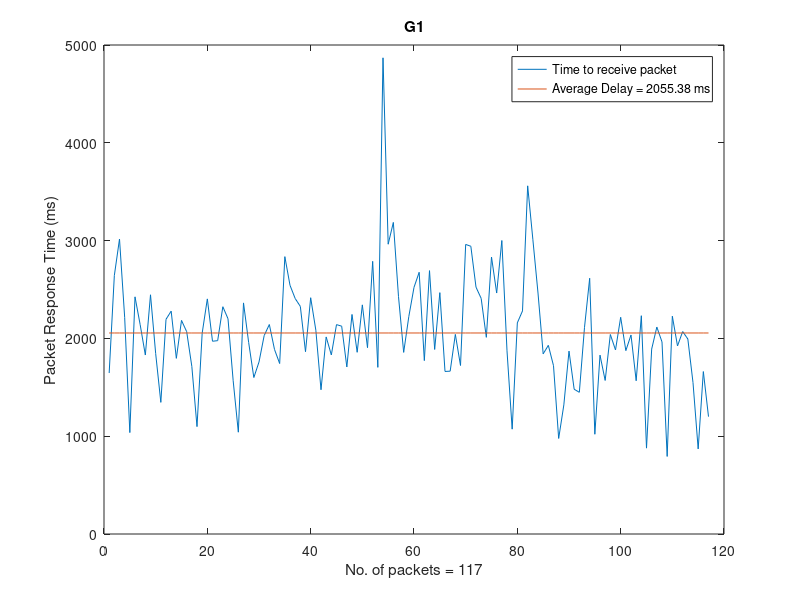
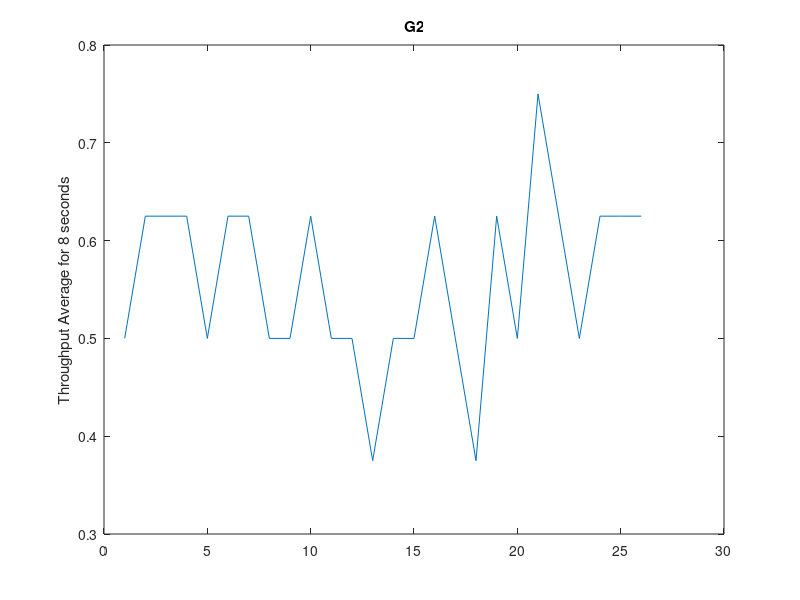
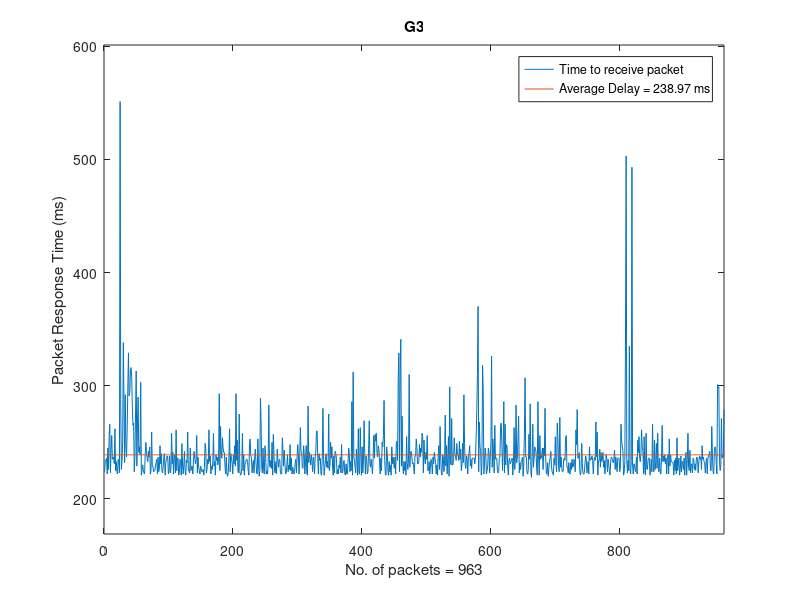
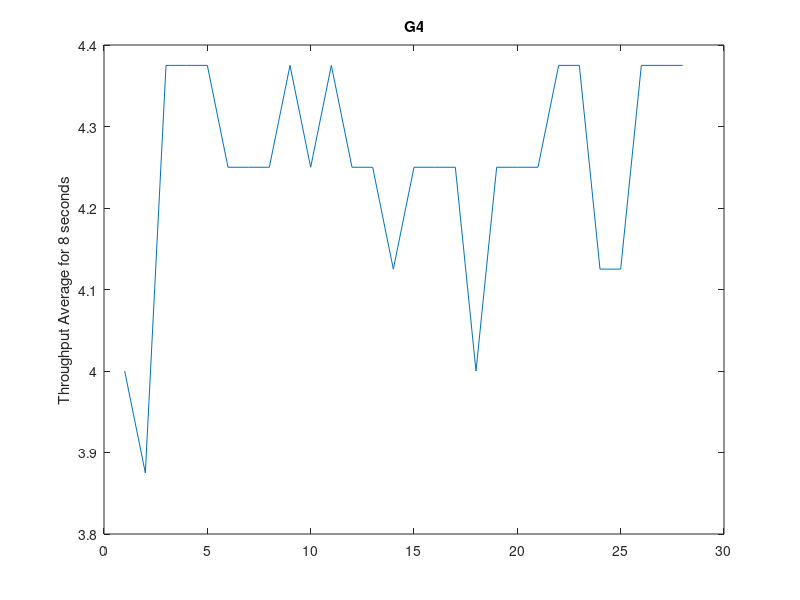

Reproduce these figures in MATLAB, in order. (Note: this script raises an error after producing the figures.)
% Copyright© KORO
%%plot file for Java Socket Programming
format compact;
clear;
close all;
clc;
dir='\Plots\';
mkdir(dir);

%%Echo with delay G1-------------------------------------------------------
ba=fopen("E4015_DELAY.txt");
b=fscanf(ba,'%f');
fclose(ba);
bn=length(b);
t=1:bn;
bavg=zeros(1,bn);
bavg(:)=sum(b)/bn;
figure();
plot(t,b);
hold on;
plot(t,bavg);
title("G1");
xlabel(sprintf('No. of packets = %i',bn));
ylabel('Packet Response Time (ms)');
legend("Time to receive packet",sprintf('Average Delay = %.2f ms',bavg(1)));
saveas(gcf,fullfile('Plots','G1.png'));

clear;

%%Echo with delay G2 8sec ------------------------------------------------
ba=fopen("E4015_DELAY.txt");
b=fscanf(ba,'%f');
fclose(ba);
bn=length(b);
y=[];
ms=0;
nop=0;
for i=1:bn
    ms=ms+b(i);
    nop=nop+1;
    if ms>8000
        y1=nop/8;
        y=[y y1];
        nop=0;
        ms=0;
    end
end
figure();
plot(1:length(y),y);
title("G2");
ylabel('Throughput Average for 8 seconds');
saveas(gcf,fullfile('Plots','G2.png'));

clear;

%%Echo without delay G3-------------------------------------------------
ba=fopen("E4015_NO_DELAY.txt");
b=fscanf(ba,'%f');
fclose(ba);
bn=length(b);
t=1:bn;
bavg=zeros(1,bn);
bavg(:)=sum(b)/bn;
figure();
plot(t,b);
hold on;
plot(t,bavg);
title("G3");
axis([0 bn min(b)-50 max(b)+50]);
xlabel(sprintf('No. of packets = %i',bn));
ylabel('Packet Response Time (ms)');
legend("Time to receive packet",sprintf('Average Delay = %.2f ms',bavg(1)));
saveas(gcf,fullfile('Plots','G3.png'));

clear;

%%Echo without delay G4 8sec ----------------------------------------------
ba=fopen("E4015_NO_DELAY.txt");
b=fscanf(ba,'%f');
fclose(ba);
bn=length(b);
y=[];
ms=0;
nop=0;
for i=1:bn
    ms=ms+b(i);
    nop=nop+1;
    if ms>8000
        y1=nop/8;
        y=[y y1];
        nop=0;
        ms=0;
    end
end
figure();
plot(1:length(y),y);
title("G4");
ylabel('Throughput Average for 8 seconds');
saveas(gcf,fullfile('Plots','G4.png'));

clear;

%%Echo with delay G5 histogram ------------------------------------------
ba=fopen("E4015_DELAY.txt");
b=fscanf(ba,'%f');
fclose(ba);
bn=length(b);
%t=1:bn;
%bavg=zeros(1,bn);
%bavg(:)=sum(b)/bn;
mt=sum(b)/bn;
disp("mt");
disp(mt);
for i=1:bn
    c(i)=b(i)*b(i);
end
cmt=sum(c)/bn;
dmt=mt*mt;
d=cmt-dmt;
disp("d");
disp(d);
figure();
histogram(b);
title("G5");
xlabel('Packet Response Time (ms)');
ylabel(sprintf('No. of packets '));
saveas(gcf,fullfile('Plots','G5.png'));

clear;

%%Echo with delay G6 histogram 8 sec -------------------------------------
ba=fopen("E4015_DELAY.txt");
b=fscanf(ba,'%f');
fclose(ba);
bn=length(b);
y=[];
ms=0;
nop=0;
for i=1:bn
    ms=ms+b(i);
    nop=nop+1;
    if ms>8000
        y1=nop/8;
        y=[y y1];
        nop=0;
        ms=0;
    end
end
figure();
histogram(y,4);
title("G6");
%axis([0 bn min(b)-50 max(b)+50]);
xlabel('Packet Response Time (ms)');
ylabel(sprintf('No. of packets '));
saveas(gcf,fullfile('Plots','G6.png'));

clear;

%%Echo with delay G7 histogram --------------------------------------------
ba=fopen("E4015_NO_DELAY.txt");
b=fscanf(ba,'%f');
fclose(ba);
%bn=length(b);
%t=1:bn;
%bavg=zeros(1,bn);
%bavg(:)=sum(b)/bn;
figure();
histogram(b);
title("G7");
%axis([0 bn min(b)-50 max(b)+50]);
xlabel('Packet Response Time (ms)');
ylabel(sprintf('No. of packets '));
saveas(gcf,fullfile('Plots','G7.png'));

clear;

%%Echo without delay G8 histogram 8 sec------------------------------------
ba=fopen("E4015_NO_DELAY.txt");
b=fscanf(ba,'%f');
fclose(ba);
bn=length(b);
y=[];
ms=0;
nop=0;
for i=1:bn
    ms=ms+b(i);
    nop=nop+1;
    if ms>8000
        y1=nop/8;
        y=[y y1];
        nop=0;
        ms=0;
    end
end
figure();
histogram(y,8);
%axis([4 4.5 0 length(b)]);
title("G8");
%axis([4 bn min(b)-50 max(b)+50]);
xlabel('Packet Response Time (ms)');
ylabel(sprintf('No. of packets '));
saveas(gcf,fullfile('Plots','G8.png'));

clear;

%%Echo without delay R1 histogram 8 sec
ba=fopen("E4015_DELAY.txt");
b=fscanf(ba,'%f');
fclose(ba);
bn=length(b);
t=1:bn;
%bavg=zeros(1,bn);
%bavg(:)=sum(b)/bn;
a=0.8;
bt=0.9;
c=3;
srtt=zeros(1,bn);
srtt(1)=(1-a)*b(1);
for i=2:bn 
    srtt(i)=a*srtt(i-1)+(1-a)*b(i);
end
sigma=zeros(1,bn);
sigma(1)=(1-bt)*abs(srtt(1)-b(1));
for i=2:bn
    sigma(i)=bt*sigma(i-1)+(1-bt)*abs(srtt(i)-b(i));
end
rto=zeros(1,bn);   
for i=1:bn
    rto(i)=srtt(i)+c*sigma(i);
end
figure();
plot(t,b);
hold on;
plot(t,srtt);
hold on;
plot(t,sigma);
hold on;
plot(t,rto);
hold on;
title("R1");
legend("RTT","SRTT","σrtt","RΤΟ");
%axis([4 bn min(b)-50 max(b)+50]);
saveas(gcf,fullfile('Plots','R1.png'));

clear;

%%DPCM freq generator G9---------------------------------------------------
ba=fopen("generator_DPCM_Samples");
b=fscanf(ba,'%f');
fclose(ba);
bn=length(b);
t=1:bn;
%bavg=zeros(1,bn);
%bavg(:)=sum(b)/bn;
figure();
plot(t,b);
xlim([0 2000]);
title("G9");
%axis([4 bn min(b)-50 max(b)+50]);
%xlabel('Packet Response Time (ms)');
%ylabel(sprintf('No. of packets '));
saveas(gcf,fullfile('Plots','G9.png'));

clear;

%%DPCM Waveform part of song 1 G10----------------------------------------
ba=fopen("song1_DPCM_Samples");
b=fscanf(ba,'%f');
fclose(ba);
bn=length(b);
t=1:bn;
%bavg=zeros(1,bn);
%bavg(:)=sum(b)/bn;
figure();
plot(t,b);
xlim([0 2000]);
title("G10");
%axis([4 bn min(b)-50 max(b)+50]);
%xlabel('Packet Response Time (ms)');
%ylabel(sprintf('No. of packets '));
saveas(gcf,fullfile('Plots','G10.png'));

clear;

%%DPCM sub song G11 ---------------------------------------------------
ba=fopen("song1_DPCM_Subs");
b=fscanf(ba,'%f');
fclose(ba);
%bn=length(b);
%t=1:bn;
%bavg=zeros(1,bn);
%bavg(:)=sum(b)/bn;
figure();
histogram(b);
%axis([0 2000 -150 150]);
title("G11");
%axis([4 bn min(b)-50 max(b)+50]);
%xlabel('Packet Response Time (ms)');
%ylabel(sprintf('No. of packets '));
saveas(gcf,fullfile('Plots','G11.png'));

clear;

%%DPCM sub freq G12 -----------------------------------------------------
ba=fopen("song1_AQ-DPCM_Subs");
b=fscanf(ba,'%f');
fclose(ba);
%bn=length(b);
%t=1:bn;
%bavg=zeros(1,bn);
%bavg(:)=sum(b)/bn;
figure();
histogram(b);
title("G12");
%axis([4 bn min(b)-50 max(b)+50]);
%xlabel('Packet Response Time (ms)');
%ylabel(sprintf('No. of packets '));
saveas(gcf,fullfile('Plots','G12.png'));

clear;

%%DPCM sub song G13 ------------------------------------------------------
ba=fopen("song1_DPCM_Samples");
b=fscanf(ba,'%f');
fclose(ba);
%bn=length(b);
%t=1:bn;
%bavg=zeros(1,bn);
%bavg(:)=sum(b)/bn;
figure();
histogram(b);
%axis([0 2000 -150 150]);
title("G13");
%axis([4 bn min(b)-50 max(b)+50]);
%xlabel('Packet Response Time (ms)');
%ylabel(sprintf('No. of packets '));
saveas(gcf,fullfile('Plots','G13.png'));

clear;

%%DPCM sub song G14-------------------------------------------------------
ba=fopen("song1_AQ-DPCM_Samples");
b=fscanf(ba,'%f');
fclose(ba);
%bn=length(b);
%t=1:bn;
%bavg=zeros(1,bn);
%bavg(:)=sum(b)/bn;
figure();
histogram(b);
%axis([0 2000 -150 150]);
title("G14");
%axis([4 bn min(b)-50 max(b)+50]);
%xlabel('Packet Response Time (ms)');
%ylabel(sprintf('No. of packets '));
saveas(gcf,fullfile('Plots','G14.png'));

clear;

%%DPCM sub song G15-------------------------------------------------------
ba=fopen("song1_AQ-DPCM_M");
b=fscanf(ba,'%f');
fclose(ba);
bn=length(b);
t=1:bn;
%bavg=zeros(1,bn);
%bavg(:)=sum(b)/bn;
figure();
plot(t,b);
xlim([0 300]);
title("G15");
%axis([4 bn min(b)-50 max(b)+50]);
%xlabel('Packet Response Time (ms)');
%ylabel(sprintf('No. of packets '));
saveas(gcf,fullfile('Plots','G15.png'));

clear;

clear;

%%DPCM sub song G16--------------------------------------------------------
ba=fopen("song1_AQ-DPCM_B");
b=fscanf(ba,'%f');
fclose(ba);
bn=length(b);
t=1:bn;
%bavg=zeros(1,bn);
%bavg(:)=sum(b)/bn;
figure();
plot(t,b);
%axis([0 2000 -150 150]);
title("G16");
%axis([4 bn min(b)-50 max(b)+50]);
%xlabel('Packet Response Time (ms)');
%ylabel(sprintf('No. of packets '));
saveas(gcf,fullfile('Plots','G16.png'));

clear;

%%DPCM sub song G17-------------------------------------------------------
ba=fopen("song2_AQ-DPCM_M");
b=fscanf(ba,'%f');
fclose(ba);
bn=length(b);
t=1:bn;
%bavg=zeros(1,bn);
%bavg(:)=sum(b)/bn;
figure();
plot(t,b);
%axis([0 2000 -150 150]);
title("G17");
%axis([4 bn min(b)-50 max(b)+50]);
%xlabel('Packet Response Time (ms)');
%ylabel(sprintf('No. of packets '));
saveas(gcf,fullfile('Plots','G17.png'));

clear;

%%DPCM sub song G18-------------------------------------------------------
ba=fopen("song2_AQ-DPCM_B");
b=fscanf(ba,'%f');
fclose(ba);
bn=length(b);
t=1:bn;
%bavg=zeros(1,bn);
%bavg(:)=sum(b)/bn;
figure();
plot(t,b);
%axis([0 2000 -150 150]);
title("G18");
%axis([4 bn min(b)-50 max(b)+50]);
%xlabel('Packet Response Time (ms)');
%ylabel(sprintf('No. of packets '));
saveas(gcf,fullfile('Plots','G18.png'));

%%DPCM sub song G19-G20-------------------------------------------------------
fileName1 = 'ITHAKICOPTER.json'; % filename in JSON extension
fid1 = fopen(fileName1); % Opening the file
raw1 = fread(fid1,inf); % Reading the contents
str1 = char(raw1'); % Transformation
fclose(fid1); % Closing the file
data1 = jsondecode(str1);
lmotor=[0;0;0;0;0;0;0;0;0;0;0;0;0;0;0;0;0;0;0;0;0;0;0;0;0;0;0;160;160;160;160;160;160;160;160;160;160;160;160;160;160;160;160;160;160;160;160;160;160;160;160;160;158;156;154;152;150;148;146;144;142;140;138;136;134;132;130;109;69;29;0;0;0;0;0;0;0;180;180;180]';
rmotor=[0;0;0;0;0;0;0;0;0;0;0;0;0;0;0;0;0;0;0;0;0;0;0;0;0;0;0;160;160;160;160;160;160;160;160;160;160;160;160;160;160;160;160;160;160;160;160;160;160;160;160;160;158;156;154;152;150;148;146;144;142;140;138;136;134;132;130;109;69;29;0;0;0;0;0;0;0;180;180;180]';
altitude1 =[72;72;72;72;72;72;72;72;72;72;72;72;72;72;72;72;72;72;72;72;72;72;72;72;72;72;72;74;74;74;73;74;74;74;74;74;74;74;73;74;74;74;74;74;74;74;73;74;74;74;74;73;74;73;73;73;73;73;73;73;73;73;74;74;73;73;73;73;72;72;72;72;72;72;72;72;72;72;85;110]';
temperature=[24.1600000000000;24.1600000000000;24.1600000000000;24.1600000000000;24.1600000000000;24.1700000000000;24.1700000000000;24.1600000000000;24.1600000000000;24.1600000000000;24.1600000000000;24.1600000000000;24.1600000000000;24.1600000000000;24.1600000000000;24.1600000000000;24.1600000000000;24.1400000000000;24.1400000000000;24.1400000000000;24.1400000000000;24.1800000000000;24.1800000000000;24.1600000000000;24.1600000000000;24.1400000000000;24.1400000000000;24.1400000000000;24.1400000000000;24.1400000000000;24.1400000000000;24.1600000000000;24.1600000000000;24.1400000000000;24.1400000000000;24.1400000000000;24.1400000000000;24.1400000000000;24.1400000000000;24.1400000000000;24.1400000000000;24.1400000000000;24.1400000000000;24.1400000000000;24.1400000000000;24.1400000000000;24.1400000000000;24.1400000000000;24.1400000000000;24.1400000000000;24.1400000000000;24.1300000000000;24.1300000000000;24.1400000000000;24.1400000000000;24.1400000000000;24.1400000000000;24.1400000000000;24.1400000000000;24.1400000000000;24.1400000000000;24.1600000000000;24.1600000000000;24.1400000000000;24.1400000000000;24.1600000000000;24.1600000000000;24.1600000000000;24.1600000000000;24.1600000000000;24.1600000000000;24.1600000000000;24.1600000000000;24.1400000000000;24.1400000000000;24.1800000000000;24.1800000000000;24.1700000000000;24.1700000000000;24.1900000000000]';
pressure=[1010.58000000000;1010.58000000000;1010.58000000000;1010.53000000000;1010.53000000000;1010.55000000000;1010.55000000000;1010.58000000000;1010.58000000000;1010.53000000000;1010.53000000000;1010.58000000000;1010.58000000000;1010.48000000000;1010.48000000000;1010.55000000000;1010.55000000000;1010.54000000000;1010.54000000000;1010.51000000000;1010.51000000000;1010.57000000000;1010.57000000000;1010.44000000000;1010.44000000000;1010.52000000000;1010.52000000000;1010.50000000000;1010.50000000000;1010.47000000000;1010.47000000000;1010.49000000000;1010.49000000000;1010.46000000000;1010.46000000000;1010.47000000000;1010.47000000000;1010.49000000000;1010.49000000000;1010.46000000000;1010.46000000000;1010.52000000000;1010.52000000000;1010.54000000000;1010.54000000000;1010.57000000000;1010.57000000000;1010.57000000000;1010.57000000000;1010.46000000000;1010.46000000000;1010.57000000000;1010.57000000000;1010.56000000000;1010.56000000000;1010.55000000000;1010.55000000000;1010.55000000000;1010.55000000000;1010.55000000000;1010.55000000000;1010.62000000000;1010.62000000000;1010.58000000000;1010.58000000000;1010.56000000000;1010.56000000000;1010.61000000000;1010.61000000000;1010.60000000000;1010.60000000000;1010.58000000000;1010.58000000000;1010.64000000000;1010.64000000000;1010.62000000000;1010.62000000000;1010.59000000000;1010.59000000000;1010.65000000000]/50';
bn=length(altitude1);
t=1:bn;
%bavg=zeros(1,bn);
%bavg(:)=sum(b)/bn;
figure();
plot(t,lmotor);
hold on;
plot(t,rmotor);
hold on;
plot(t,altitude1);
hold on;
plot(t,temperature);
hold on;
plot(t,pressure);
legend("Lmotor","Rmotor","Altitude","Temperature","Pressure");
%axis([0 2000 -150 150]);
title("G19-G20");
%axis([4 bn min(b)-50 max(b)+50]);
%xlabel('Packet Response Time (ms)');
%ylabel(sprintf('No. of packets '));
saveas(gcf,fullfile('Plots','G1-G20.png'));

%%DPCM sub song G21-------------------------------------------------------
fileName = 'VV0103.json'; % filename in JSON extension
fid = fopen(fileName); % Opening the file
raw = fread(fid,inf); % Reading the contents
str = char(raw'); % Transformation
fclose(fid); % Closing the file
data = jsondecode(str);
ert=[0;0;0;0;0;0;0;0;0;0;1305;1132;1112;1110;1107;1129;1134;1134;1107;1115;1115;1116;1123;1127;1124;1105;1122;1125;1115;1130;1122;1128;1602;1044;1370;1110;1207;1222;1213;1099;1121;1337;1249;1417;1825;1216;1101;1084;1087;1280;1082;1267;1425;1629;1892;1250;1278;1303;1275;1107;1064;1054;1058;1045;1071;1050;1035;1042;1023;1032;1018;1019;1018;1019;1010;994;1003;2133;1536;1968;1214;1248;1514;1876;1170;1435;1615;1831;2045;1549;1589;1663;1719;1782;1834;1888;1925;1970;2013;2046;1586;1579;1577;1570;1567;1573;1580;1580;1600;1613;1607;1588;1604;1626;1668;1661;1625;1587;1573;1570;1566;1557;1555;1563;1567;1563;1559;1515;1486;1474;1471;1474;1465;1468;1463;1376;1320;1307;904;856;841;829;1119;1342;1532;1171;1249;1247;1129;849;1072;1177;1308;1425;1557;1685;1815;1470;1469;1455;1398;1366;1363;1417;1375;1265;1269;1245;1281;1329;1378;1428;1475;1532;1573;1609;1632;1651;1642;1628;1607;1593;1584;1577;1543;1510;1478;1455;1421;1389;1212;1188;999;818;764;754;764;924;851;754;736;748;735;873;1339;2033;1428;1244;1646;2024;1035;1426;889;745;745;744;748;1406;1212;995;751;739;747;727;754;767;741;702;2162;973;1108;1212;1257;756;750;723;200;0;0;0;0;0;0;0;0;0;0;0;0;0;0;0;0;0;0;0;0;0;0;0;0;939;879;773;766;740;739;768;755;1414;884;1106;872;1338;1402;1034;1335;992;785;747;761;968;1450;1804;1023;1279;1338;1404;1439;1423;1371;1323;1421;1519;1126;1098;1111;1131;1162;1147;858;754;728;748;980;1394;1279;1211;1357;798;741;729]';
iat=[12;12;12;12;12;12;12;12;12;12;11;11;11;12;12;12;12;12;12;12;12;12;12;12;12;12;12;13;13;13;13;13;13;13;13;13;13;13;13;13;13;13;13;14;13;13;13;13;13;14;14;14;14;14;14;14;14;14;14;13;13;13;13;13;13;14;14;13;14;13;13;14;14;13;14;14;13;14;14;14;14;14;14;14;14;14;14;14;14;14;13;14;14;14;14;14;14;14;13;13;13;13;13;14;13;14;14;13;13;13;13;13;14;14;14;13;13;13;13;13;14;14;14;14;14;14;14;14;14;13;14;14;14;14;14;14;14;14;14;14;14;14;14;14;14;14;14;14;14;14;14;14;14;14;14;14;14;14;13;14;14;13;13;14;14;14;13;14;14;14;14;14;14;14;14;14;14;14;14;14;14;14;14;14;14;14;14;14;14;14;14;14;14;14;14;14;14;14;14;14;14;14;14;14;14;14;14;14;14;14;14;14;14;14;14;14;14;14;14;14;14;14;14;14;14;14;14;14;14;14;14;14;14;14;14;14;14;14;14;15;15;15;15;15;15;15;15;15;15;15;15;15;15;15;15;15;15;15;15;15;15;15;15;15;15;15;15;15;16;16;16;16;16;16;17;16;16;17;17;17;17;17;17;17;17;17;17;17;17;17;17;17;17;17;17;17;17;17;17;17;17;17;17;17;17;17;17;17;17;18;17;17]';
tp=[16;16;16;16;29;17;17;17;17;17;15;15;15;16;16;16;16;16;16;16;15;16;15;16;16;16;15;16;16;16;16;16;18;23;16;15;16;15;18;16;17;19;18;16;17;15;15;16;19;19;20;21;21;26;15;21;23;14;15;15;15;15;16;16;15;15;15;15;15;15;15;15;15;15;15;15;24;24;22;14;21;21;26;14;21;28;29;27;14;27;26;26;26;26;26;25;25;24;25;21;21;20;22;24;23;21;21;21;18;16;17;20;21;20;14;14;14;14;14;14;14;14;14;14;14;14;14;14;14;14;14;14;14;14;14;13;14;13;14;13;13;21;20;16;18;17;13;13;14;15;25;24;25;28;29;29;14;20;16;14;14;20;19;19;14;13;16;19;21;23;22;22;22;22;22;21;20;19;17;16;16;15;15;14;14;14;14;14;13;14;13;13;13;14;13;13;12;14;14;13;13;13;13;23;20;20;27;14;21;22;14;17;13;13;13;13;13;19;18;13;13;13;13;13;14;14;14;14;19;16;14;15;16;14;14;14;12;12;12;16;16;16;16;15;16;16;16;16;12;12;12;16;16;16;16;16;16;16;16;16;16;16;13;13;13;13;13;13;13;16;14;16;14;18;14;16;17;14;13;13;13;16;20;21;13;16;17;16;15;14;14;17;17;14;13;15;15;16;16;13;13;13;13;13;18;20;14;22;13;14;13;13]';
er=[0;0;0;0;0;0;0;0;0;0;1305;1132;1112;1110;1107;1129;1134;1134;1107;1115;1115;1116;1123;1127;1124;1105;1122;1125;1115;1130;1122;1128;1602;1044;1370;1110;1207;1222;1213;1099;1121;1337;1249;1417;1825;1216;1101;1084;1087;1280;1082;1267;1425;1629;1892;1250;1278;1303;1275;1107;1064;1054;1058;1045;1071;1050;1035;1042;1023;1032;1018;1019;1018;1019;1010;994;1003;2133;1536;1968;1214;1248;1514;1876;1170;1435;1615;1831;2045;1549;1589;1663;1719;1782;1834;1888;1925;1970;2013;2046;1586;1579;1577;1570;1567;1573;1580;1580;1600;1613;1607;1588;1604;1626;1668;1661;1625;1587;1573;1570;1566;1557;1555;1563;1567;1563;1559;1515;1486;1474;1471;1474;1465;1468;1463;1376;1320;1307;904;856;841;829;1119;1342;1532;1171;1249;1247;1129;849;1072;1177;1308;1425;1557;1685;1815;1470;1469;1455;1398;1366;1363;1417;1375;1265;1269;1245;1281;1329;1378;1428;1475;1532;1573;1609;1632;1651;1642;1628;1607;1593;1584;1577;1543;1510;1478;1455;1421;1389;1212;1188;999;818;764;754;764;924;851;754;736;748;735;873;1339;2033;1428;1244;1646;2024;1035;1426;889;745;745;744;748;1406;1212;995;751;739;747;727;754;767;741;702;2162;973;1108;1212;1257;756;750;723;200;0;0;0;0;0;0;0;0;0;0;0;0;0;0;0;0;0;0;0;0;0;0;0;0;939;879;773;766;740;739;768;755;1414;884;1106;872;1338;1402;1034;1335;992;785;747;761;968;1450;1804;1023;1279;1338;1404;1439;1423;1371;1323;1421;1519;1126;1098;1111;1131;1162;1147;858;754;728;748;980;1394;1279;1211;1357;798;741;729]';
vs=[0;0;0;0;255;0;0;0;0;0;0;0;0;0;0;0;0;0;0;0;0;0;0;0;0;0;0;0;0;0;0;0;0;1;3;3;2;3;1;1;1;1;5;10;13;14;15;13;12;12;15;17;20;22;26;26;25;26;26;23;20;16;3;0;0;0;0;0;0;0;0;0;0;0;0;0;0;0;7;15;15;17;21;26;28;28;32;37;41;42;43;45;47;49;50;52;53;54;55;56;55;55;55;55;55;55;55;55;56;56;56;56;56;57;58;58;57;55;55;55;55;54;54;55;55;55;54;53;52;52;51;51;51;51;51;48;46;46;36;24;19;19;22;27;31;32;34;34;29;28;32;36;39;42;46;50;51;51;51;51;49;47;48;50;48;45;43;43;45;46;48;50;52;54;55;56;57;58;57;57;56;56;55;55;54;53;52;51;50;48;43;41;34;27;18;14;15;14;9;4;2;0;0;1;7;15;18;21;23;28;29;29;29;25;19;16;9;11;17;18;19;19;16;12;9;7;2;0;2;2;3;2;1;0;0;0;0;0;0;0;0;0;0;0;0;0;0;0;0;0;0;0;0;0;0;0;0;0;0;0;0;0;0;0;0;0;0;0;0;0;2;6;7;10;11;14;18;20;20;16;16;16;20;25;26;25;27;28;29;29;27;27;28;31;30;30;30;31;32;32;27;19;11;10;13;19;22;24;28;28;23;20]';
ct=[10;10;10;10;11;10;10;11;10;10;10;10;10;11;11;10;10;11;11;11;11;11;11;11;11;12;11;12;12;12;12;13;13;14;14;14;15;15;15;15;16;16;17;17;18;18;18;19;19;19;20;20;20;21;21;21;22;22;23;23;24;24;25;25;25;26;27;27;27;28;28;29;29;29;30;30;31;31;31;31;32;32;32;32;33;33;33;34;34;35;35;35;36;36;36;36;37;38;38;38;39;40;40;41;41;41;42;43;43;43;44;44;45;45;46;46;46;48;48;48;48;49;49;49;50;50;51;51;51;52;52;52;53;52;53;53;53;53;53;54;54;54;54;55;55;55;55;55;55;55;56;56;56;56;57;57;57;57;57;58;58;58;58;58;59;59;59;59;60;60;60;60;60;61;61;62;62;62;62;63;63;63;64;64;65;65;65;65;66;66;66;66;67;66;66;67;67;67;67;67;67;68;68;68;68;68;68;68;68;69;69;69;69;69;69;69;69;70;69;70;70;70;70;70;70;71;71;71;71;71;71;71;72;71;71;72;72;72;72;72;72;72;72;72;72;72;72;72;72;72;72;72;71;71;71;65;65;65;65;65;65;65;65;65;65;64;65;65;65;65;64;64;64;64;64;63;64;64;63;63;64;63;64;64;64;64;64;64;64;64;65;65;65;65;65;66;66;66;66;67;66;66;67;67;67;67;68;68;68;68;68;69]';
bn=length(ct);
t=1:bn;
%bavg=zeros(1,bn);
%bavg(:)=sum(b)/bn;
figure();
plot(t,ert);
hold on;
plot(t,iat);
hold on;
plot(t,tp);
hold on;
plot(t,er);
hold on;
plot(t,vs);
hold on;
plot(t,ct);
legend("Engine Runtime","Intake Air Temp","Throttle Position","Engine RPM","Vehicle Speed","Coolant Temp");
%axis([0 2000 -150 150]);
title("G21");
%axis([4 bn min(b)-50 max(b)+50]);
%xlabel('Packet Response Time (ms)');
%ylabel(sprintf('No. of packets '));
saveas(gcf,fullfile('Plots','G21.png'));